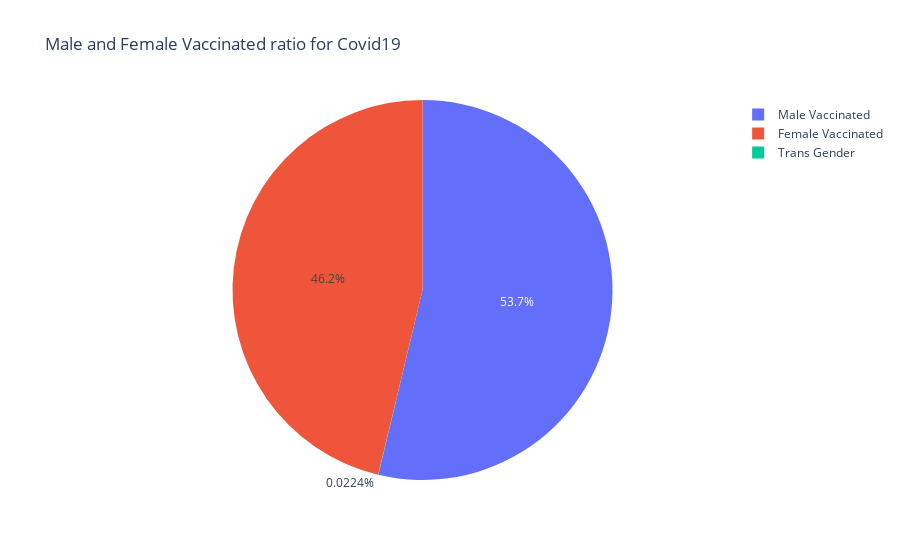

Notebook code for this chart:
### Code cell
male = df_vaccine["Male(Individuals Vaccinated)"].max() 
female = df_vaccine["Female(Individuals Vaccinated)"].max()  
trans = df_vaccine["Transgender(Individuals Vaccinated)"].max()
px.pie(names=["Male Vaccinated","Female Vaccinated","Trans Gender"],values=[male,female,trans],title="Male and Female Vaccinated ratio for Covid19")

### Figure 1 — Plotly figure (JSON) as saved in the notebook; plotly's stock layout.template omitted (floating-point values rounded to 4 significant figures)
{"data": [{"domain": {"x": [0, 1], "y": [0, 1]}, "hovertemplate": "label=%{label}<br>value=%{value}<extra></extra>", "labels": ["Male Vaccinated", "Female Vaccinated", "Trans Gender"], "legendgroup": "", "name": "", "showlegend": true, "type": "pie", "values": [10636491, 9155468, 4431]}], "layout": {"legend": {"tracegroupgap": 0}, "title": {"text": "Male and Female Vaccinated ratio for Covid19"}}}
